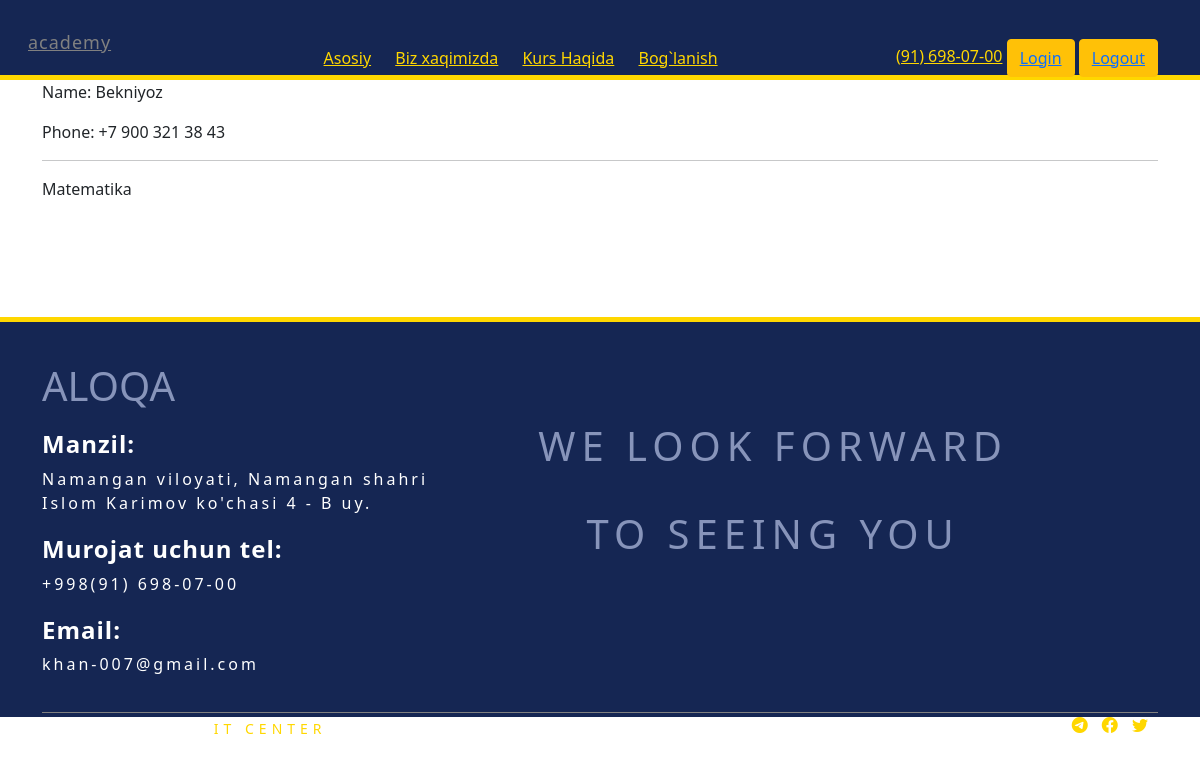
The app's page /message/2/ with its own data.
### app/models.py (models this page shows, shortened)
class SendRegistr(models.Model):
    course_name = models.ForeignKey(CourseAddPage,on_delete=models.CASCADE)
    name = models.CharField(max_length=50)
    phone = models.CharField(max_length=50)
    is_read = models.BooleanField(default=False)
    created = models.DateTimeField(auto_now_add=True,null=True,blank=True)

class CourseAddPage(models.Model):
    course_name = models.CharField(max_length=255,null=True, blank=True)
    course_price = models.DecimalField(max_digits=7,decimal_places=2,null=True, blank=True)
    course_discount = models.DecimalField(max_digits=7,decimal_places=0,null=True, blank=True)
    image = models.ImageField(upload_to='media/course_pic/',null=True, blank=True)
    course_continu = models.CharField(max_length=255,null=True, blank=True)
    slug = models.SlugField(null=True, blank=True)
    created = models.DateTimeField(auto_now_add=True,null=True, blank=True)
    id = models.UUIDField(default=uuid.uuid4, unique=True,
                          primary_key=True, editable=False)
    def __str__(self):
        return self.course_name

### app/views.py (the view)
# urls.py: path('message/<str:pk>/',messagePage, name="message"),
def messagePage(request, pk):
    message = SendRegistr.objects.get(id=pk)
    message.is_read = True
    message.save()
    context = {'message': message}
    return render(request, 'message.html', context)

### templates/message.html
{% extends 'base.html' %}
{% load static %}
{% block content %}
<div class="container">
    <p>Name: {{message.name}}</p>
    <p>Phone: {{message.phone}}</p>
    <hr>
    <p>{{message.course_name}}</p>
</div>
{% endblock %}

### static/style/tiger.css (style rules this page uses)
* { margin: 0; padding: 0; box-sizing: border-box; }
body { font-family: 'Montserrat', sans-serif; font-family: 'Poppins', sans-serif; }
.container { width: 100%; max-width: 1300px; margin: auto; padding: 0 5px; }
:root { --main: #121227; --oq: #fff; --shadow: rgba(60, 64, 67, 0.3) 0px 1px 2px 0px, rgba(60, 64, 67, 0.15) 0px 1px 3px 1px; --gold: #f0c040; --green: rgb(17, 233, 17); --light-blue: #343449; --navbar-and-footer: #152653; }

### records on screen
SendRegistr: name "Bekniyoz", phone "+7 900 321 38 43", course_name "Matematika"
